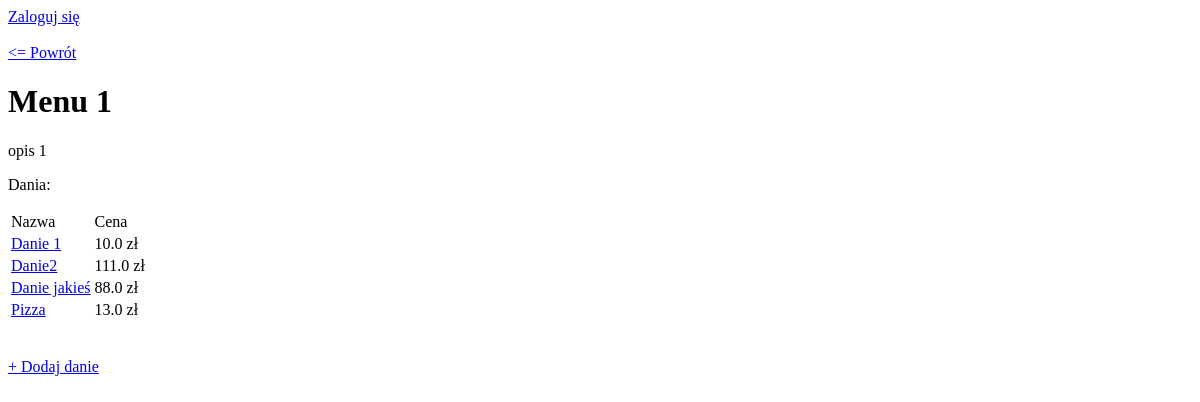
/menu_detail/11, run on an earlier commit of the app's database.
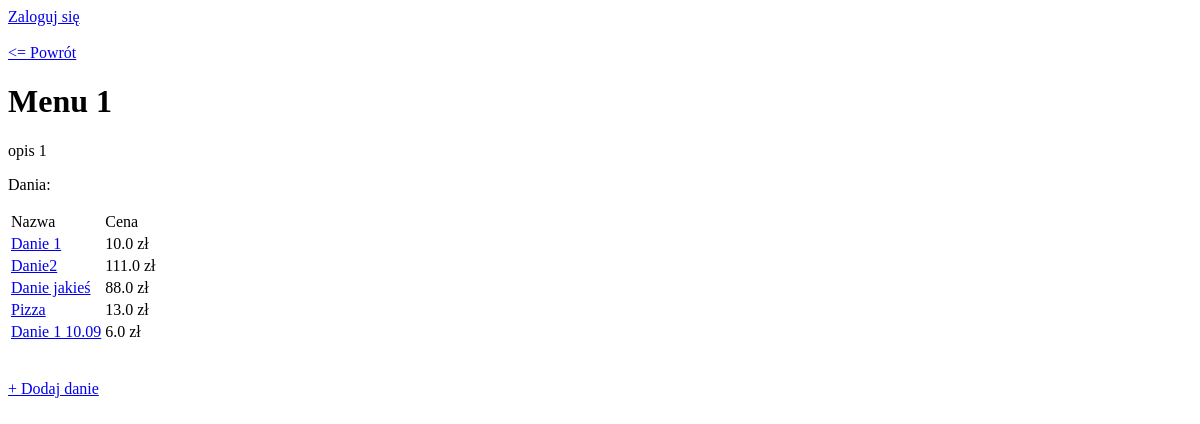
And on a later commit of the database.
### menu/models.py (models this page shows, shortened)
class Dish(models.Model):
    name = models.CharField(max_length=50, unique=True, verbose_name='Nazwa')
    description = models.TextField(max_length=1000, verbose_name='Opis')
    price = models.FloatField(verbose_name='Cena')
    preparation_time = models.IntegerField(verbose_name='Czas przygotowania')
    is_vege = models.BooleanField(verbose_name='Danie wegetariańskie')
    picture = models.ImageField(default = 'default.jpg',verbose_name='Zdjęcie dania')
    created = models.DateTimeField(editable=False)
    modified = models.DateTimeField(auto_now=True)

### menu/views.py (the view, shortened to what this page needs)
# urls.py: path(r'menu_detail/<int:pk>', views.MenuDetailView.as_view(), name='menu_detail'),
class MenuDetailView(DetailView):
    model = Menu
    template_name = 'menu_detail_view.html'

### templates/menu_detail_view.html (shortened to what this page needs)
{% extends 'base.html' %}
{% block body %}
    <a href="/"><= Powrót</a>
    <h1>
    {{ object.name }}
    </h1>
    <p>
    {{ object.description }}
    </p>
    <p>Dania:</p>
    <table style="border-width: 5px; border-color: black">
    <tr>
        <td>Nazwa</td>
        <td>Cena</td>
    </tr>
        {% for dish in menu.dishes.all %}
            <tr>
                <td><a href="/dish_detail/{{ dish.pk }}">{{ dish.name }}</a></td>
                <td>{{ dish.price }} zł</td>
            </tr>
        {% endfor %}
    </table>
    <br/><br/>
    <a href="/add_dish_to_menu/{{ object.pk }}">+ Dodaj danie</a>
{% endblock %}

What changed in the data, as far as the page shows it:
added Dish: name "Danie 1 10.09", price "6.0"
